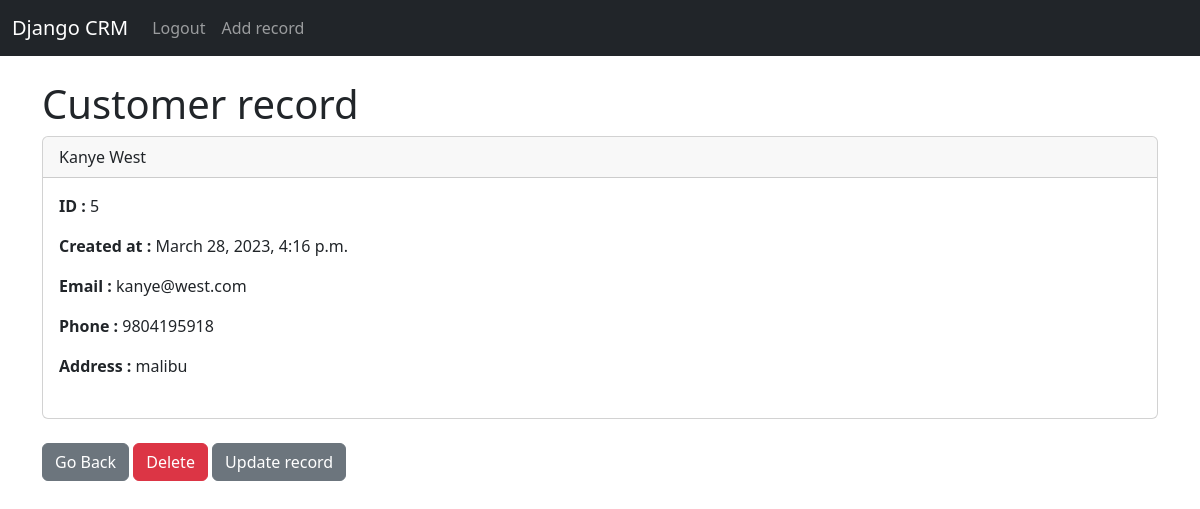
The app's page /record/5 (signed in) with its own data.
### crmapp/models.py (models this page shows, shortened)
class Record(models.Model):
    created_at = models.DateTimeField(auto_now_add=True)
    first_name = models.CharField(max_length=50)
    last_name = models.CharField(max_length=50)
    email = models.CharField(max_length=50)
    phone = models.IntegerField()
    address = models.CharField(max_length=100)

### crmapp/views.py (the view)
# urls.py: path('record/<int:pk>',views.customer_record, name='record'),
def customer_record(request, pk):
    if request.user.is_authenticated:
        customer_record = Record.objects.get(id=pk)
        return render(request, 'crmapp/record.html',{'customer_record': customer_record} )
    else:
        messages.success(request, 'Login first')
        return redirect('home')

### crmapp/templates/crmapp/record.html
{% extends 'crmapp/base.html' %}
{% block content %}
<h1>Customer record</h1>
<div class="card">
    <div class="card-header">
      {{ customer_record.first_name }}
      {{ customer_record.last_name }}
    </div>
    <div class="card-body">
      <p class="card-text"><strong>ID : </strong>{{ customer_record.id }}</p>
      <p class="card-text"><strong>Created at : </strong>{{ customer_record.created_at }}</p>
      <p class="card-text"><strong>Email : </strong>{{ customer_record.email }}</p>
      <p class="card-text"><strong>Phone : </strong>{{ customer_record.phone }}</p>
      <p class="card-text"><strong>Address : </strong>{{ customer_record.address }}</p>
    </div>
    <br/>
</div>
<br/>
<a href="{% url 'home' %}" class="btn btn-secondary">Go Back</a>
<a href="{% url 'delete_record' customer_record.id %}" class="btn btn-danger">Delete</a>
<a href="{% url 'update_record' customer_record.id %}" class="btn btn-secondary">Update record</a>
{% endblock %}

### records on screen
Record: first_name "Kanye", last_name "West", id "5", created_at "March 28, 2023, 4:16 p.m.", email "kanye@west.com", phone "9804195918", address "malibu"
